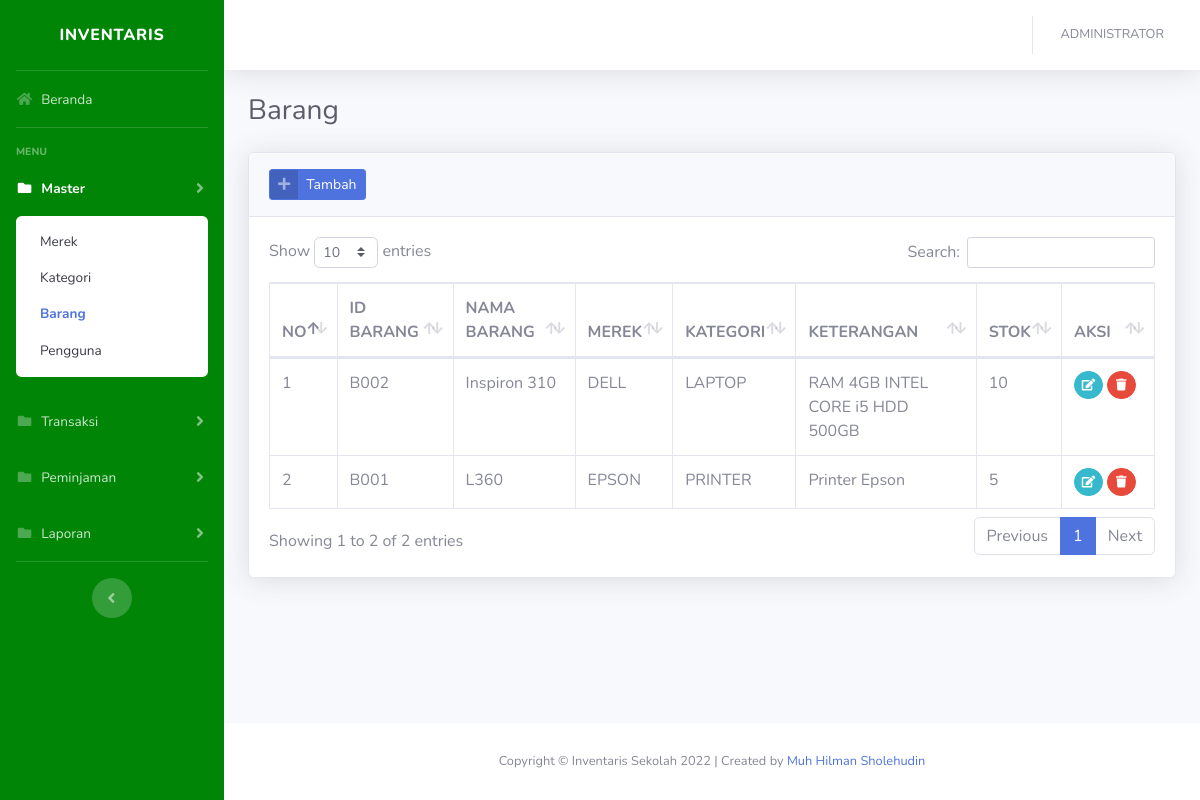
The page /?barang (signed in) on the database its author committed.
### tables this page shows
CREATE TABLE `barang` (
  `idbarang` varchar(255) NOT NULL,
  `merek_id` varchar(255) NOT NULL,
  `kategori_id` varchar(255) NOT NULL,
  `nama_barang` varchar(128) NOT NULL,
  `keterangan` varchar(256) NOT NULL,
  `stok` int(11) NOT NULL
);

CREATE TABLE `merek` (
  `idmerek` varchar(255) NOT NULL,
  `nama_merek` varchar(128) NOT NULL,
  `keterangan` varchar(256) NOT NULL
);

CREATE TABLE `kategori` (
  `idkategori` varchar(255) NOT NULL,
  `nama_kategori` varchar(128) NOT NULL,
  `keterangan` varchar(256) NOT NULL
);

### config/function.php (called while the page is built, shortened)
<?php
function encrypt($str)
{
    return base64_encode($str);
}
function base_url()
{
    $base_url = ((isset($_SERVER['HTTPS']) && $_SERVER['HTTPS'] == "on") ? "https" : "http");
    $base_url .= "://" . $_SERVER['HTTP_HOST'];
    $base_url .= str_replace(basename($_SERVER['SCRIPT_NAME']), "", $_SERVER['SCRIPT_NAME']);
    return $base_url;
}

### views/master/barang.php (the view, shortened to what this page needs)
<div class="container-fluid">
    <div class="d-sm-flex align-items-center justify-content-between mb-4">
        <h1 class="h3 mb-0 text-gray-800">Barang</h1>
    </div>
    <div class="card shadow mb-4">
        <div class="card-header py-3">
            <a href="#" class="btn btn-primary btn-icon-split btn-sm" data-toggle="modal" data-target="#barangModal" onclick="submit('add')">
                <span class="icon text-white-50">
                    <i class="fas fa-plus"></i>
                </span>
                <span class="text">Tambah</span>
            </a>
        </div>
        <div class="card-body">
            <div class="table-responsive">
                <table class="table table-bordered table-hover" id="dataTable" width="100%" cellspacing="0">
                    <thead>
                        <tr>
                            <th width="20">NO</th>
                            <th>ID BARANG</th>
                            <th>NAMA BARANG</th>
                            <th>MEREK</th>
                            <th>KATEGORI</th>
                            <th>KETERANGAN</th>
                            <th>STOK</th>
                            <th width="50">AKSI</th>
                        </tr>
                    </thead>
                    <tbody>
                        <?php
                        $n = 1;
                        $query = mysqli_query($con, "SELECT x.*,x1.nama_merek,x2.nama_kategori FROM barang x JOIN merek x1 ON x1.idmerek=x.merek_id JOIN kategori x2 ON x2.idkategori=x.kategori_id ORDER BY x.idbarang DESC") or die(mysqli_error($con));
                        while ($row = mysqli_fetch_array($query)) :
                        ?>
                            <tr>
                                <td><?= $n++; ?></td>
                                <td><?= $row['idbarang']; ?></td>
                                <td><?= $row['nama_barang']; ?></td>
                                <td><?= $row['nama_merek']; ?></td>
                                <td><?= $row['nama_kategori']; ?></td>
                                <td><?= $row['keterangan']; ?></td>
                                <td><?= $row['stok']; ?></td>
                                <td>
                                    <a href="#barangModal" data-toggle="modal" onclick="submit(<?= $row['idbarang']; ?>)" class="btn btn-sm btn-circle btn-info"><i class="fas fa-edit"></i></a>
                                    <a href="<?= base_url(); ?>/process/barang.php?act=<?= encrypt('delete'); ?>&id=<?= encrypt($row['idbarang']); ?>" class="btn btn-sm btn-circle btn-danger btn-hapus"><i class="fas fa-trash"></i></a>
                                </td>
                            </tr>
                        <?php endwhile; ?>
                    </tbody>
                </table>
            </div>
        </div>
    </div>
</div>

### rows shown on the page
barang: idbarang "B002", nama_barang "Inspiron 310", merek.nama_merek "DELL", kategori.nama_kategori "LAPTOP", keterangan "RAM 4GB INTEL CORE i5 HDD 500GB", stok "10"
barang: idbarang "B001", nama_barang "L360", merek.nama_merek "EPSON", kategori.nama_kategori "PRINTER", keterangan "Printer Epson", stok "5"

### other values the page prints
$_SESSION['fullname'] "ADMINISTRATOR"
